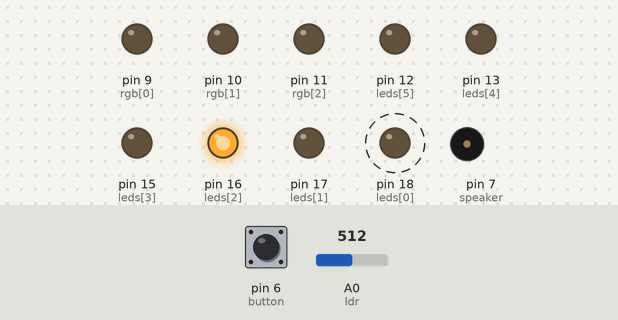
This sketch was run on a simulated Arduino Uno, built with avr-gcc and run on an emulated ATmega328P. Shown: output pins drawn as LEDs (lit = HIGH), buzzer (waves = sounding). Dashed ring = blinking. The test bench sets the inputs (shaded band); at power-on: pin 6 (button) HIGH, A0 (ldr) = 512.

Above: at 1.25 s.
1.3 s: pin 6 (button) pulled LOW for 0.15 s
At 2.1 s:
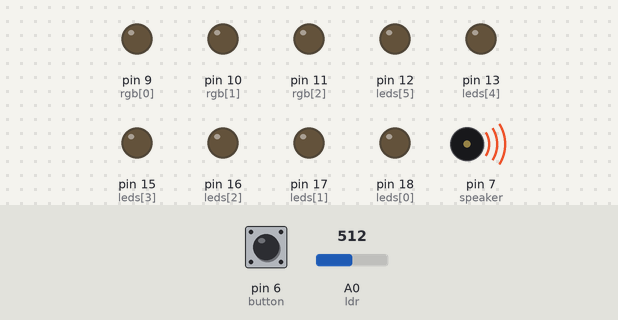
4.3 s: pin 6 (button) pulled LOW for 1 s
At 5.6 s:
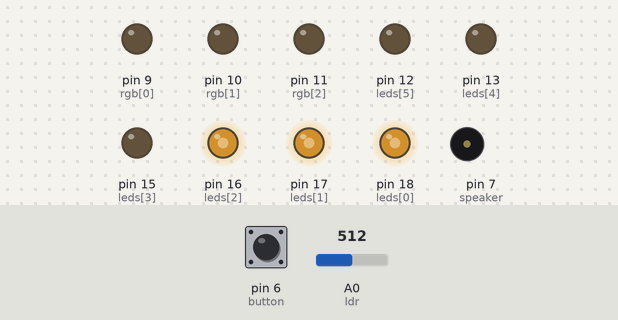
6.8 s: pin 6 (button) pulled LOW for 0.15 s
At 8.0 s:
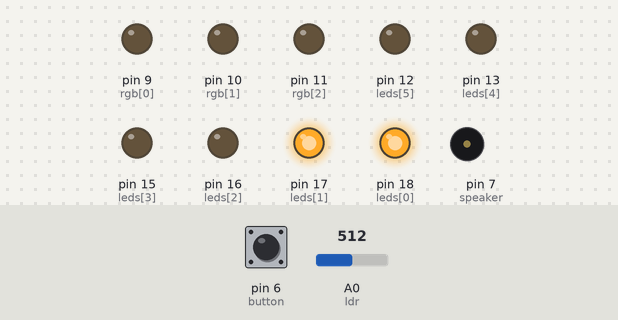
8.4 s: A0 (ldr) set to 414
9.9 s: A0 (ldr) set to 388
At 10.6 s:
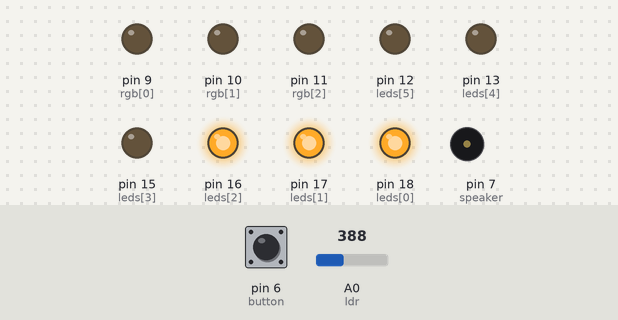
11.4 s: A0 (ldr) set to 279
12.9 s: A0 (ldr) set to 255
At 14.3 s:
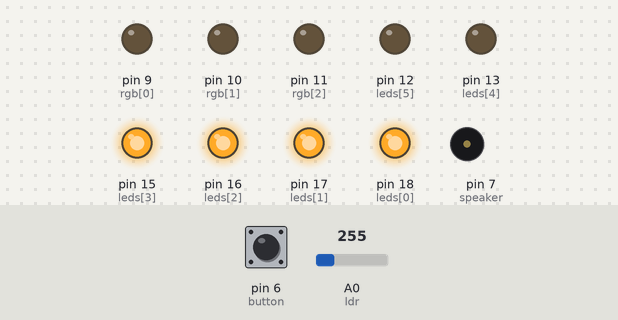
Timing chart, 0 to 15.4 s (numbered marks = the images above; inputs shaded):
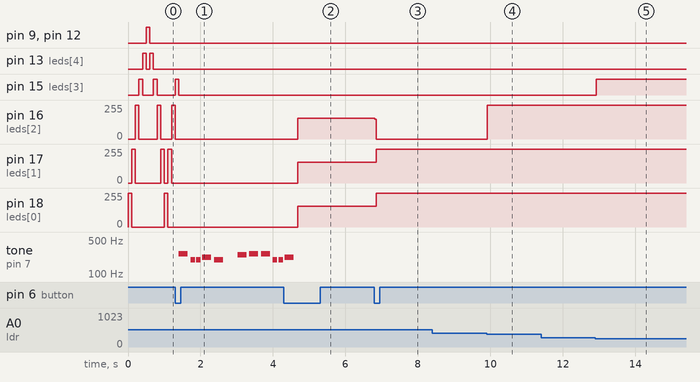

Measured:
- the behaviour switches between 401 and 400 on A0 (ldr) (found by bisection; images 3 and 4)
- the behaviour switches between 267 and 266 on A0 (ldr) (found by bisection; images 4 and 5)
- after the input at 1.3 s, pin 9 (rgb[0]): stays LOW (without the input it goes to HIGH after 2.2 s); pin 10 (rgb[1]): stays LOW (without the input it goes to HIGH after 0.20 s)
- after the input at 4.3 s, pin 16 (leds[2]): 0/255 → 155/255 after 0.39 s; pin 17 (leds[1]), pin 18 (leds[0]): 0/255 → 154/255 after 0.39 s; tone on pin 7 (speaker): goes on until 4.6 s, then stays silent
- after the input at 6.8 s, pin 16 (leds[2]): 155/255 → 0/255 at once; pin 17 (leds[1]), pin 18 (leds[0]): 154/255 → 255/255 after 0.05 s
- after the input at 9.9 s, pin 16 (leds[2]): 0/255 → 255/255 at once
- after the input at 12.9 s, pin 15 (leds[3]): LOW → HIGH at once
- by itself, pin 13 (leds[4]): alternates HIGH for 0.10 s and LOW for 0.10 s, 4 changes in all, then stays LOW

The sketch:

first_sketch.ino
```cpp
#include "pitches.h"

// arduino pins for 6 leds
const int leds[] = {18, 17, 16, 15, 13, 12};

// rgb led pins
const int rgb[] = {9, 10, 11};

// melody :D
const int melody[] = {NOTE_C4, NOTE_G3, NOTE_G3, NOTE_A3, NOTE_G3, 0, NOTE_B3, NOTE_C4};
const int noteDurations[] = {4, 8, 8, 4,4,4,4,4 };

// speaker pin
const int speaker = 7;

// upper button pin
const int button = 6;

// ldr pin
const int ldr = A0;

// program counters and initial states
int test = 0;
int curRgb = 0;
int ledCnt = 6;
int curLed = 0;
int stepDir = 1;
int curNote = 0;
int notes = 8;

int curButtonState = 1;
int buttonLocked = 0;
long lastDebounceTime = 0;
int debounceDelay = 10;

void setup()
{
   for (int i = 0; i < 6; i++) {
     pinMode(leds[i], OUTPUT);
   }

   for (int i = 0; i < 3; i++) {
     pinMode(rgb[i], OUTPUT);
   }

   pinMode(button, INPUT);
}

void loop()
{
  // button debouncing
  curButtonState = digitalRead(button);
  if (curButtonState == LOW) {
    if (lastDebounceTime == 0) {
      lastDebounceTime = millis();
    } else if (millis() - lastDebounceTime >= debounceDelay && !buttonLocked) {
      buttonLocked  = 1;
      test ++;
      if (test > 3) {
        test = 0;
      }

      // test changed, clean everything
      noTone(speaker);
      cleanPins();
      curRgb = 0;
      curLed = 0;
      stepDir = 1;
      curNote = 0;
    }
  } else {
    lastDebounceTime = 0;
    buttonLocked = 0;
  }

  // what test to run?
  switch(test) {
    case 0:
      test1();
      break;
    case 1:
      test2();
      break;
    case 2:
      test3();
      break;
    case 3:
      test4();
      break;
  }
}

// helper function for reseting states on pins
void cleanPins()
{
  noTone(speaker);

  for (int i = 0; i < ledCnt; i++) {
    digitalWrite(leds[i], LOW);
  }

  for (int i = 0; i < 3; i++) {
    digitalWrite(rgb[i], LOW);
  }
}

// led follower
void test1()
{
  cleanPins();

  digitalWrite(leds[curLed], HIGH);

  curLed += stepDir;

  if (curLed >= ledCnt) {
    curLed = ledCnt - 2;
    stepDir = -stepDir;

    digitalWrite(rgb[curRgb], HIGH);
    curRgb++;
    if (curRgb > 2) {
      curRgb = 0;
    }
  }

  if (curLed == 0) {
    stepDir = -stepDir;
  }

  delay(100);
}

// melody
void test2()
{
    int noteDuration = 1000/noteDurations[curNote];
    tone(speaker, melody[curNote], noteDuration);

    int pauseBetweenNotes = noteDuration * 1.30;
    delay(pauseBetweenNotes);
    noTone(speaker);

    curNote++;
    if (curNote >= notes) {
      curNote = 0;
    }
}

// ldr graph
void test3()
{
  int lightValue = analogRead(ldr);
  cleanPins();
  int output = map(lightValue, 0, 900, 0, 6);
  if (output > 0) {
    for (int i = 0; i <= output - 1; i++) {
      digitalWrite(leds[i], HIGH);
    }
  }
}

// inverted ldr graph
void test4()
{
  int lightValue = analogRead(ldr);
  cleanPins();
  int output = map(lightValue, 800, 0, 0, 6);
  if (output > 0) {
    for (int i = 0; i <= output - 1; i++) {
      digitalWrite(leds[i], HIGH);
    }
  }
  if (lightValue < 50) {
    digitalWrite(rgb[curRgb], HIGH);
    curRgb++;
    if (curRgb > 2) {
      curRgb = 0;
    }
  }
  delay(100);
}
```

pitches.h
```cpp
/*************************************************
 * Public Constants
 *************************************************/

#define NOTE_B0  31
#define NOTE_C1  33
#define NOTE_CS1 35
#define NOTE_D1  37
#define NOTE_DS1 39
#define NOTE_E1  41
#define NOTE_F1  44
#define NOTE_FS1 46
#define NOTE_G1  49
#define NOTE_GS1 52
#define NOTE_A1  55
#define NOTE_AS1 58
#define NOTE_B1  62
#define NOTE_C2  65
#define NOTE_CS2 69
#define NOTE_D2  73
#define NOTE_DS2 78
#define NOTE_E2  82
#define NOTE_F2  87
#define NOTE_FS2 93
#define NOTE_G2  98
#define NOTE_GS2 104
#define NOTE_A2  110
#define NOTE_AS2 117
#define NOTE_B2  123
#define NOTE_C3  131
#define NOTE_CS3 139
#define NOTE_D3  147
#define NOTE_DS3 156
#define NOTE_E3  165
#define NOTE_F3  175
#define NOTE_FS3 185
#define NOTE_G3  196
#define NOTE_GS3 208
#define NOTE_A3  220
#define NOTE_AS3 233
#define NOTE_B3  247
#define NOTE_C4  262
#define NOTE_CS4 277
#define NOTE_D4  294
#define NOTE_DS4 311
#define NOTE_E4  330
#define NOTE_F4  349
#define NOTE_FS4 370
#define NOTE_G4  392
#define NOTE_GS4 415
#define NOTE_A4  440
#define NOTE_AS4 466
#define NOTE_B4  494
#define NOTE_C5  523
#define NOTE_CS5 554
#define NOTE_D5  587
#define NOTE_DS5 622
#define NOTE_E5  659
#define NOTE_F5  698
#define NOTE_FS5 740
#define NOTE_G5  784
#define NOTE_GS5 831
#define NOTE_A5  880
#define NOTE_AS5 932
#define NOTE_B5  988
#define NOTE_C6  1047
#define NOTE_CS6 1109
#define NOTE_D6  1175
#define NOTE_DS6 1245
#define NOTE_E6  1319
#define NOTE_F6  1397
#define NOTE_FS6 1480
#define NOTE_G6  1568
#define NOTE_GS6 1661
#define NOTE_A6  1760
#define NOTE_AS6 1865
#define NOTE_B6  1976
#define NOTE_C7  2093
#define NOTE_CS7 2217
#define NOTE_D7  2349
#define NOTE_DS7 2489
#define NOTE_E7  2637
#define NOTE_F7  2794
#define NOTE_FS7 2960
#define NOTE_G7  3136
#define NOTE_GS7 3322
#define NOTE_A7  3520
#define NOTE_AS7 3729
#define NOTE_B7  3951
#define NOTE_C8  4186
#define NOTE_CS8 4435
#define NOTE_D8  4699
#define NOTE_DS8 4978
```
